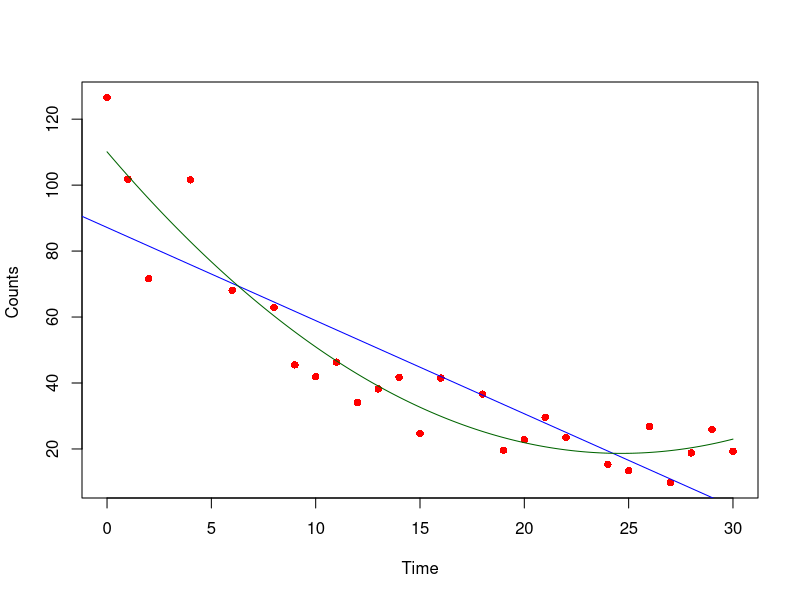

Source code (R):
## ---- chunk 1
knitr::opts_chunk$set(echo = TRUE)
## ---- chunk 2
# Both lines have the same output:
c(1, c(2, c(3, 4)))

c(1, 2, 3, 4)

## ---- chunk 3
str(c("a", 1))
## ---- chunk 4
x <- c(FALSE, FALSE, TRUE)
as.numeric(x)

# Total number of TRUEs
sum(x)

# Proportion that are TRUE
mean(x)
## ---- chunk 5
x <- list(1:3, "a", c(TRUE, FALSE, TRUE), c(2.3, 5.9))
str(x)
## ---- chunk 6
x <- list(list(list(list())))
str(x)
is.recursive(x)
## ---- chunk 7
x <- list(list(1, 2), c(3, 4))
y <- c(list(1, 2), c(3, 4))
str(x)
str(y)
## ---- chunk 8
y <- 1:10
attr(y, "my_attribute") <- "This is a vector"
attr(y, "my_attribute")

str(attributes(y))

structure(1:10, my_attribute = "This is a vector")
## ---- chunk 9
# Naming a vector during creation.
x <- c(a = 1, b = 2, c = 3)
## ---- chunk 10
# Naming a vector during modification.
x <- 1:3; names(x) <- c("a", "b", "c")
## ---- chunk 11
# Another way to do the same thing.
x <- 1:3; names(x)[[1]] <- c("a")
## ---- chunk 12
# Naming a vector by copying.
x <- setNames(1:3, c("a", "b", "c"))
## ---- chunk 13
y <- c(a = 1, 2, 3)
names(y)

v <- c(1, 2, 3)
names(v) <- c('a')
names(v)

z <- c(1, 2, 3)
names(z)
## ---- chunk 14
x <- factor(c("a", "b", "b", "a"))
x

class(x)
levels(x)

# You can't use values that are not in the levels
x[2] <- "c"
x

# NB: you can't combine factors
c(factor("a"), factor("b"))
## ---- chunk 15
sex_char <- c("m", "m", "m")
sex_factor <- factor(sex_char, levels = c("m", "f"))

table(sex_char)

table(sex_factor)
## ---- chunk 16
# Two scalar arguments to specify rows and columns
a <- matrix(1:6, ncol = 3, nrow = 2)

# One vector argument to describe all dimensions
b <- array(1:12, c(2, 3, 2))

# You can also modify an object in place by setting dim()
c <- 1:6
dim(c) <- c(3, 2)
c

dim(c) <- c(2, 3)
c
## ---- chunk 17
df <- data.frame(x = 1:3, y = c("a", "b", "c"))
str(df)

df <- data.frame(x = 1:3, y = c("a", "b", "c"), stringsAsFactors = FALSE)
str(df)
## ---- chunk 18
# Column bind
cbind(df, data.frame(z = 3:1))

# Row bind
rbind(df, data.frame(x = 10, y = "z"))
## ---- chunk 19
bad <- data.frame(cbind(a = 1:2, b = c("a", "b")))
str(bad)

good <- data.frame(a = 1:2, b = c("a", "b"), stringsAsFactors = FALSE)
str(good)
## ---- chunk 20
# Create a data set that we can perform regression on.
A <- structure(list(Time = c(0, 1, 2, 4, 6, 8, 9, 10, 11, 12, 13, 14, 15,
                             16, 18, 19, 20, 21, 22, 24, 25, 26, 27, 28, 29, 30), 
                    Counts = c(126.6, 101.8, 71.6, 101.6, 68.1, 62.9, 45.5, 41.9,
                               46.3, 34.1, 38.2, 41.7, 24.7, 41.5, 36.6, 19.6, 22.8,
                               29.6, 23.5, 15.3, 13.4, 26.8, 9.8, 18.8, 25.9, 19.3)),
               .Names = c("Time", "Counts"),
               row.names = c(1L, 2L, 3L, 5L, 7L, 9L, 10L, 11L, 12L, 13L, 14L, 15L, 16L,
                             17L, 19L, 20L, 21L, 22L, 23L, 25L, 26L, 27L, 28L, 29L, 30L, 31L),
               class = "data.frame")
attach(A)
names(A)

# Perform linear regression.
linearFit <-lm(Counts ~ Time)

# See a summary, and then plot it.
summary(linearFit)
plot(Time, Counts, pch=16, ylab = "Counts ", col = "red" )
abline(linearFit, col = "blue")

# Perform a quadratic fit.
Time2 <- Time^2
quadraticFit <-lm(Counts ~ Time + Time2)

# See a summary, and then plot it on the same graph.
summary(quadraticFit)
timevalues <- seq(0, 30, 0.1)
predictedcounts <- predict(quadraticFit, list(Time=timevalues, Time2=timevalues^2))
lines(timevalues, predictedcounts, col = "darkgreen")

